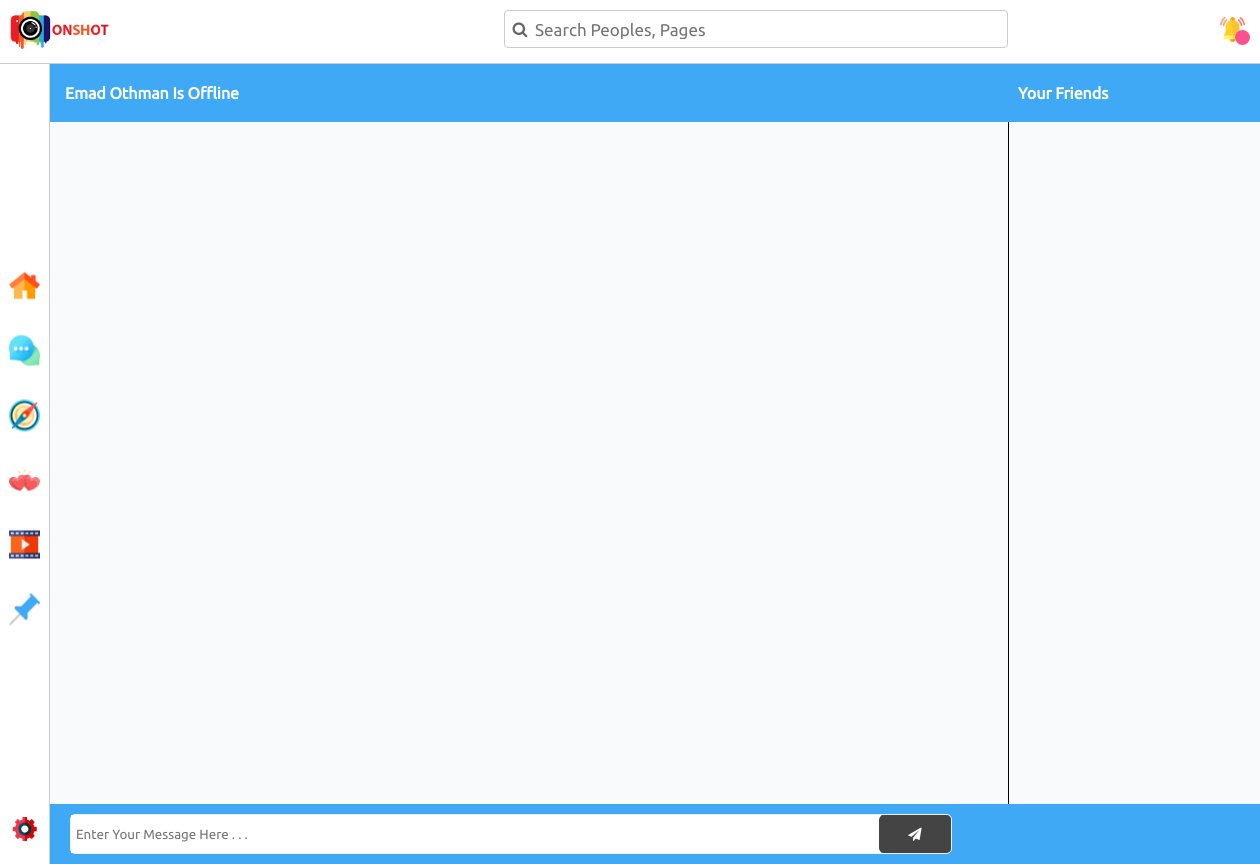
/chat.php?rid=401021010010010018058, run on an earlier commit of the app's database.
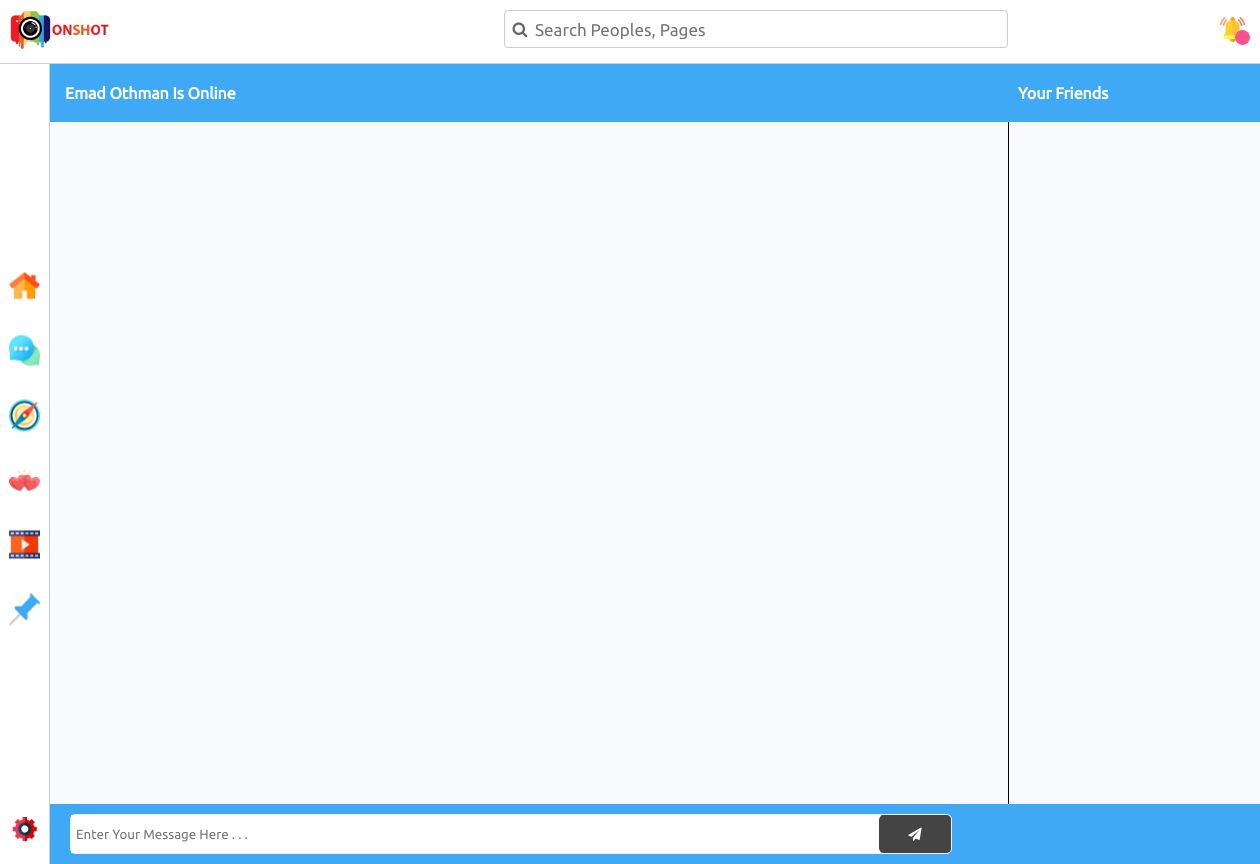
And on a later commit of the database.
### tables this page shows
CREATE TABLE `users` (
  `ID` int(11) NOT NULL,
  `UserID` varchar(200) NOT NULL,
  `UserEmail` varchar(200) NOT NULL,
  `UserPassword` varchar(50) NOT NULL,
  `UserName` varchar(50) NOT NULL,
  `UserPhoto` varchar(500) NOT NULL DEFAULT 'imgs/user.png',
  `BirthDay` int(2) NOT NULL,
  `BirthMon` int(2) NOT NULL,
  `BirthYear` int(4) NOT NULL,
  `UserFav` varchar(300) NOT NULL,
  `UserStatus` varchar(10) NOT NULL DEFAULT 'offline'
);

### chat.php (the view, shortened to what this page needs)
<?php session_start();
require_once "config.php";
$UserEmail = $_SESSION['UserEmail'];
$sqlgsi = "SELECT * FROM users WHERE UserEmail = '$UserEmail'";
$resultgsi = mysqli_query($conn, $sqlgsi);
$rowgsi = $resultgsi->fetch_assoc();
@$UserID = $_REQUEST['rid'];
$sqlgrn = "SELECT UserName,UserStatus FROM users WHERE UserID = '$UserID'";
$resultgrn = mysqli_query($conn, $sqlgrn);
$rowgrn = $resultgrn->fetch_assoc();
?>
<!DOCTYPE html>
<html lang="en">
<head>
  <link rel="stylesheet" href="css/font-awesome.min.css">
  <link rel="stylesheet" href="css/my-frame.css">
  <link rel="stylesheet" href="css/chat.css">
</head>
<body style="margin-top: 64px;"> <?php include "side-nav.php";?> <div class="heading">
    <div class="chat"><span class="resiver">
      <?php
      if ( $rowgrn['UserStatus'] == 'offline' ) {
        echo $rowgrn['UserName'] . ' Is ' . 'Offline';
      } elseif ( $rowgrn['UserStatus'] == 'online') {
        echo $rowgrn['UserName'] . ' Is ' . 'Online';
      } else {
        echo '';
      }
      ?>
    </span> </div>
    <div class="title"> Your Friends </div>
  </div>
  <div class="chat-box">
    <div class="chat-msgs"> </div>
    <div class="send-msg">
      <form class="msg-send" action="<?php echo $_SERVER['PHP_SELF'];?>" method="POST">
        <div class="send"> <input type="text" class="msgToSend" name="msg" placeholder="Enter Your Message Here . . ."
            autofocus> <input type="hidden" name="sender" value="<?php echo $rowgsi['UserID'];?>"> <input class="rid"
            type="hidden" name="resiver" value="<?php echo $_REQUEST['rid'];?>"> <button class="stdb"
            onclick="insertMsg(document.querySelector('.msgToSend').value)"> <i class="fa fa-paper-plane"></i> </button>
        </div>
      </form>
    </div>
  </div>
  <div class="friends-container">
  </div>
</body>
</html>

### side-nav.php (shortened to what this page needs)
<nav>
  <ul>
    <li><a href="home.php">
        <div class="cont">
          <p class="protect"></p><img src="imgs/home.png" alt="">
        </div>
      </a></li>
    <li><a href="chat.php">
        <div class="cont">
          <p class="protect"></p><img src="imgs/chat.png" alt="">
        </div>
      </a></li>
    <li><a href="explore.php">
        <div class="cont">
          <p class="protect"></p><img src="imgs/compass.png" alt="">
        </div>
      </a></li>
    <li><a href="#">
        <div class="cont">
          <p class="protect"></p><img src="imgs/hearts.png" alt="">
        </div>
      </a></li>
    <li><a href="videos.php">
        <div class="cont">
          <p class="protect"></p><img src="imgs/multimedia.png" alt="">
        </div>
      </a></li>
    <li><a href="later.php">
        <div class="cont">
          <p class="protect"></p><img src="imgs/push-pin.png" alt="">
        </div>
      </a></li>
  </ul>
  <span class="gear">
    <div class="cont">
      <p class="protect"></p><img src="imgs/gear.png" alt="">
    </div>
  </span>
</nav>
<div class="top-nav">
  <div class="logo">
    <img src="imgs/logo.png" alt="">
  </div>
  <div class="search">
    <i class="fa fa-search"></i>
    <form action="search.php" method="POST">
      <input name="SearchKey" onkeyup="searchdb(this.value)" type="search" placeholder="Search Peoples, Pages"
        autocomplete="off">
    </form>
  </div>
  <div class="noti">
    <div class="layout">
    </div>
    <img src="imgs/notification.png" alt="">
    <span class="num"><?php echo $row['NumNoti'];?></span>
  </div>
</div>

### css/chat.css (style rules this page uses)
* { padding: 0; margin: 0; box-sizing: border-box; }
body { background-color: #f9fafc; font-family: ubuntu,arial; overflow: hidden; }
.chat-box { float: left; width: 68%; padding-top: 20px; margin: 0 20px; height: calc(100vh - 65px); }
.chat-box .chat-msgs { height: 80%; width: 100%; overflow: scroll; }
.chat-box .send-msg { position: absolute; bottom: 0px; left: 50px; width: 100%; padding: 10px 0; background-color: #3fa9f5; }
.chat-box .send-msg .send { border: 1px solid #EEE; width: 70%; margin-left: 20px; border-radius: 5px; height: 40px; }
.chat-box .send-msg .send input { height: 100%; width: 92%; outline: none; border: none; padding-left: 5px; }
.chat-box .send-msg .send input::placeholder { transition: all .5s; font-family: ubuntu,arial; }
.chat-box .send-msg .send button { width: 8.1%; margin-left: -5px; height: 100%; cursor: pointer; border: none; outline: none; background-color: #444; color: #fff; border-radius: 5px; transition: all .3s; }
.friends-container { float: right; width: 20%; border-left: 1px solid #000; height: calc(100vh - 65px); overflow: scroll; padding-bottom: 120px; }
.heading { overflow: hidden; padding: 20px 0; font-family: ubuntu,arial; font-weight: bold; color: #fff; background-color: #3fa9f5; }
.heading .chat { width: 65%; float: left; padding-left: 15px; }
.heading .title { width: 20%; float: right; }

### side-nav.php (style rules this page uses)
* { padding: 0; margin: 0; box-sizing: border-box; }
.search { position: relative; }
nav { border-right: 1px solid #ccc; width: 50px; text-align: center; float: left; height: 100vh; position: relative; background-color: #ffffff; }
.gear { position: absolute; bottom: 20px; left: 50%; transform: translateX(-50%); cursor: pointer; }
.gear img { width: 100%; }
.cont { position: relative; }
.protect { position: absolute; width: 100%; height: 100%; user-select: none; }
nav ul { position: absolute; top: 50%; transform: translateY(-50%); width: 100%; }
nav ul li { margin-bottom: 30px; width: 100%; }
nav ul li img { width: 65%; }
.top-nav { padding: 10px 0; overflow: hidden; border-bottom: 1px solid #CCC; background-color: #fff; position: absolute; top: 0; left: 0; right: 0; }
.top-nav>div { float: left; }
.top-nav .logo { width: 40%; }
.top-nav .logo img { width: 100px; margin-left: 10px; }
.top-nav .search { width: 40%; text-align: right; border: 1px solid #CCC; border-radius: 4px; padding: 3px 0; color: #666; }
.top-nav .search i { float: left; width: 30px; height: 30px; line-height: 30px; text-align: center; }
.top-nav .search input { float: right; height: 30px; width: calc(100% - 30px); margin-top: 5px; outline: none; border: none; font-size: 17px; font-family: ubuntu, arial; margin-top: 0px; }
.top-nav .search input::placeholder { opacity: 1; transition: all .5s; }
.top-nav .noti { width: 20%; text-align: right; position: relative; }
.layout { position: absolute; right: 15px; width: 30px; height: 100%; cursor: pointer; }
.top-nav .noti img { width: 25px; margin-right: 15px; margin-top: 7px; cursor: pointer; }
.top-nav .noti .num { position: absolute; bottom: 0; right: 10px; background-color: #fd508f; color: #fff; font-weight: bold; font-family: ubuntu, arial; font-size: 13px; width: 15px; height: 15px; line-height: 15px; text-align: center; border-radius: 50%; }

What changed in the data, as far as the page shows it:
changed users "Emad Othman": UserStatus "offline" → "online" (drawn)
Also different on the page:
text no longer shown: "Offline"
text now shown: "Online"
